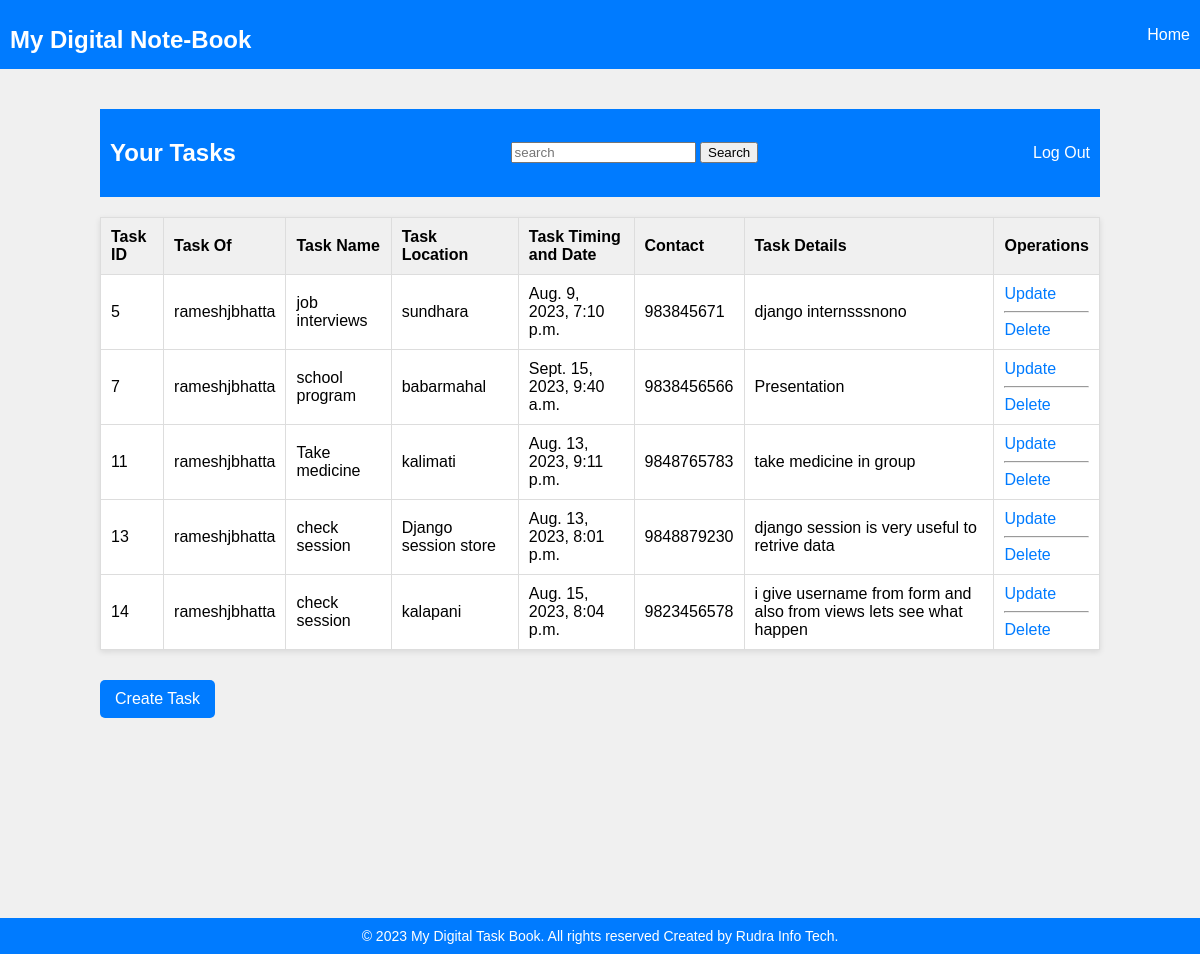
The app's page /home/ (signed in) with its own data.
### taskbook/models.py (models this page shows, shortened)
class TaskInfo(models.Model):
      usertask = models.CharField(blank=False,null=False,max_length=150)
      taskname=models.CharField(max_length=250)
      location=models.CharField(max_length=250)
      mobile=models.IntegerField()
      timedate=models.DateTimeField()
      details=models.TextField(max_length=400)
      class Meta:
        db_table = "taskinfo"

### taskbook/views.py (the view)
# urls.py: 2. Add a URL to urlpatterns:  path('', views.home, name='home')
def home(request):
    user_id = request.session.get('user_id')  # Retrieve user_id from session
    if user_id:
        try:
            user = UserInfo.objects.get(id=user_id)  # Fetch user information using user_id
            tasks = TaskInfo.objects.filter(usertask=user.username)  # Fetch tasks as before
            return render(request, 'taskbook/home.html', {'user': user, 'tasks': tasks})
        except UserInfo.DoesNotExist:
            return redirect('loginpage') # Handle if user doesn't exist
    return redirect('homepage')  # Redirect to login if user_id is not present or user doesn't exist

### taskbook/templates/taskbook/home.html (shortened to what this page needs)
{% load static %}
{% include 'taskbook/header.html' %}
    <div class="container">
        <header>
               <h2>Your Tasks </h2>
            <form method="get" action="{% url 'searchpage'  %}">
                <input type="search" name="q"  placeholder="search" >
                <button type="submit"  >Search</button>
            </form>
            <a href="{% url 'logoutpage' %}">Log Out</a>
        </header>
        <table>
            <tr>
                <th>Task ID</th>
                <th>Task Of</th>
                <th>Task Name</th>
                <th>Task Location</th>
                <th>Task Timing and Date</th>
                <th>Contact</th>
                <th>Task Details</th>
                <th>Operations</th>
            </tr>
            {% for task in tasks %}
            <tr>
                <td>{{ task.id }}</td>
                <td>{{ task.usertask }}</td>
                <td>{{ task.taskname }}</td>
                <td>{{ task.location }}</td>
                <td>{{ task.timedate }}</td>
                <td>{{ task.mobile }}</td>
                <td>{{ task.details }}</td>
                <td><a href="{% url 'updatepage' task.id %}">Update</a><hr>
                    <a href="{% url 'deletepage' task.id %}">Delete</a></td>
            </tr>
            {% endfor %}
        </table>
        <a class="create-link" href="{% url 'createpage' %}">Create Task</a>
    </div>
    <br><br><br><br><br><br><br><br><br><br>
{% include 'taskbook/footer.html' %}

### taskbook/static/taskbook/css/header.css (style rules this page uses)
body { font-family: Arial, sans-serif; background-color: #f0f0f0; margin: 0; padding: 0; }
.container { max-width: 1000px; margin: 0 auto; padding: 20px; }
header { display: flex; justify-content: space-between; align-items: center; margin-bottom: 20px; padding: 10px; background-color: #007bff; color: white; }
header a { color: white; text-decoration: none; }
table { width: 100%; border-collapse: collapse; margin-bottom: 20px; background-color: white; box-shadow: 0 2px 6px rgba(0, 0, 0, 0.1); }
th, td { padding: 10px; border: 1px solid #ddd; text-align: left; }
th { background-color: #f0f0f0; }
a { text-decoration: none; color: #007bff; }
.create-link { display: inline-block; padding: 10px 15px; background-color: #007bff; color: white; border-radius: 5px; margin-top: 10px; }

### records on screen
TaskInfo: id "5", usertask "rameshjbhatta", taskname "job interviews", location "sundhara", timedate "Aug. 9, 2023, 7:10 p.m.", mobile "983845671", details "django internsssnono"
TaskInfo: id "7", usertask "rameshjbhatta", taskname "school program", location "babarmahal", timedate "Sept. 15, 2023, 9:40 a.m.", mobile "9838456566", details "Presentation"
TaskInfo: id "11", usertask "rameshjbhatta", taskname "Take medicine", location "kalimati", timedate "Aug. 13, 2023, 9:11 p.m.", mobile "9848765783", details "take medicine in group"
TaskInfo: id "13", usertask "rameshjbhatta", taskname "check session", location "Django session store", timedate "Aug. 13, 2023, 8:01 p.m.", mobile "9848879230", details "django session is very useful to retrive data"
TaskInfo: id "14", usertask "rameshjbhatta", taskname "check session", location "kalapani", timedate "Aug. 15, 2023, 8:04 p.m.", mobile "9823456578", details "i give username from form and also from views lets see what happen"
